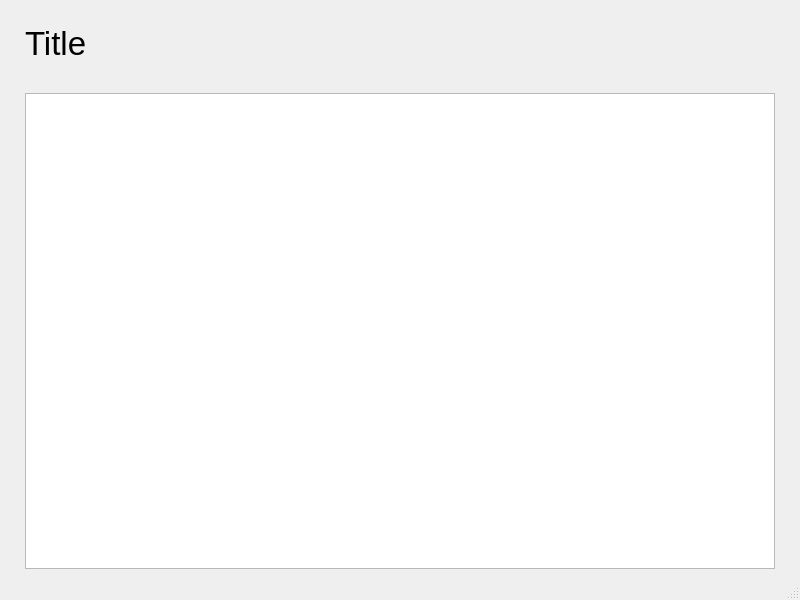
<?xml version="1.0" encoding="UTF-8"?>
<ui version="4.0">
 <class>MainWindow</class>
 <widget class="QMainWindow" name="MainWindow">
  <property name="geometry">
   <rect>
    <x>0</x>
    <y>0</y>
    <width>800</width>
    <height>600</height>
   </rect>
  </property>
  <property name="windowTitle">
   <string>MainWindow</string>
  </property>
  <widget class="QWidget" name="centralwidget">
   <layout class="QVBoxLayout" name="verticalLayout_2">
    <property name="leftMargin">
     <number>25</number>
    </property>
    <property name="topMargin">
     <number>25</number>
    </property>
    <property name="rightMargin">
     <number>25</number>
    </property>
    <item>
     <layout class="QVBoxLayout" name="verticalLayout">
      <item>
       <widget class="QLabel" name="ShowPostPostTitle">
        <property name="font">
         <font>
          <pointsize>25</pointsize>
         </font>
        </property>
        <property name="text">
         <string>Title</string>
        </property>
       </widget>
      </item>
      <item>
       <spacer name="verticalSpacer">
        <property name="orientation">
         <enum>Qt::Vertical</enum>
        </property>
        <property name="sizeType">
         <enum>QSizePolicy::Minimum</enum>
        </property>
        <property name="sizeHint" stdset="0">
         <size>
          <width>20</width>
          <height>25</height>
         </size>
        </property>
       </spacer>
      </item>
      <item>
       <widget class="QTextBrowser" name="ShowPostPostMessage">
        <property name="font">
         <font>
          <pointsize>15</pointsize>
         </font>
        </property>
       </widget>
      </item>
     </layout>
    </item>
   </layout>
  </widget>
  <widget class="QMenuBar" name="menubar">
   <property name="geometry">
    <rect>
     <x>0</x>
     <y>0</y>
     <width>800</width>
     <height>30</height>
    </rect>
   </property>
  </widget>
  <widget class="QStatusBar" name="statusbar"/>
 </widget>
 <resources/>
 <connections/>
</ui>
